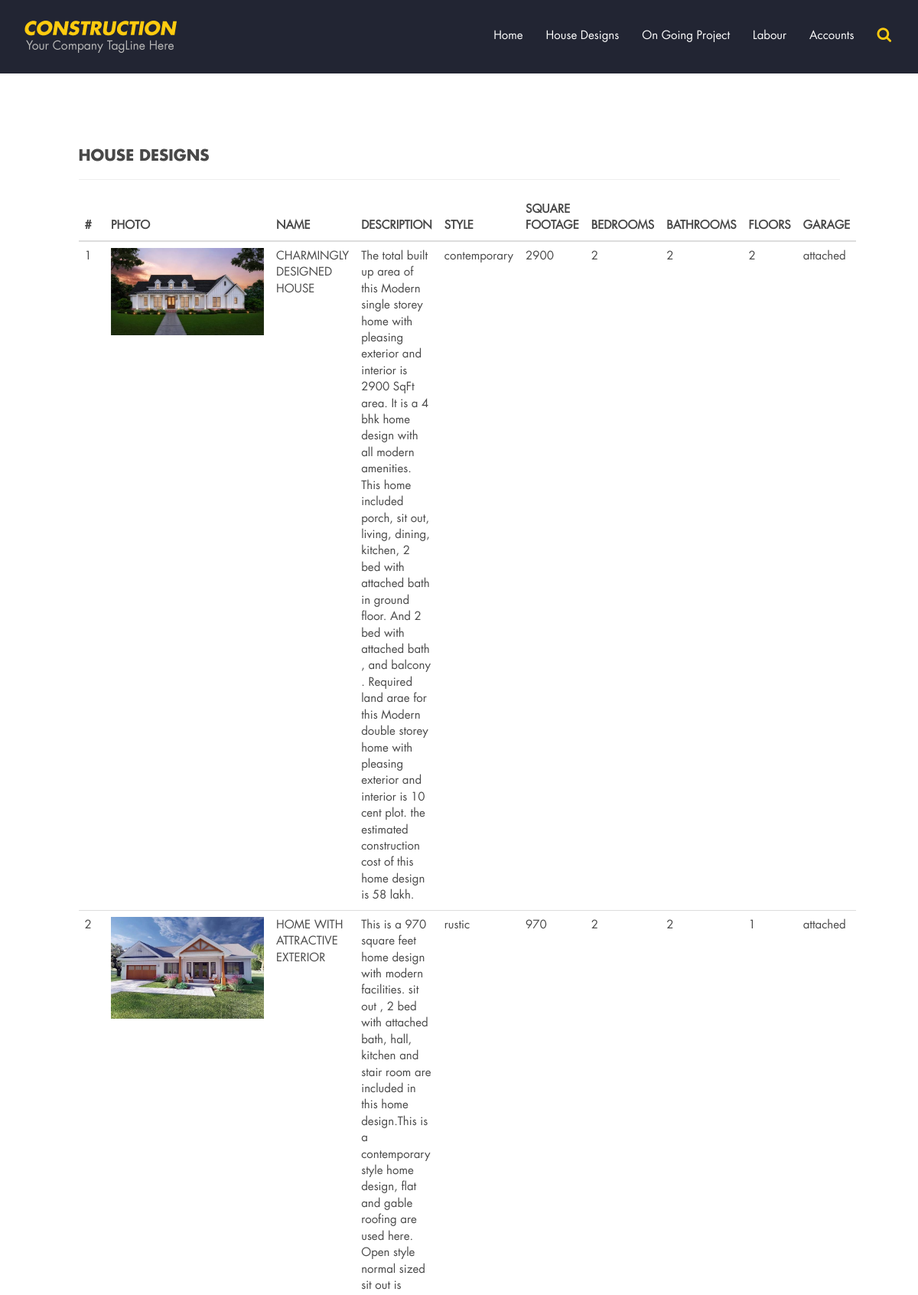
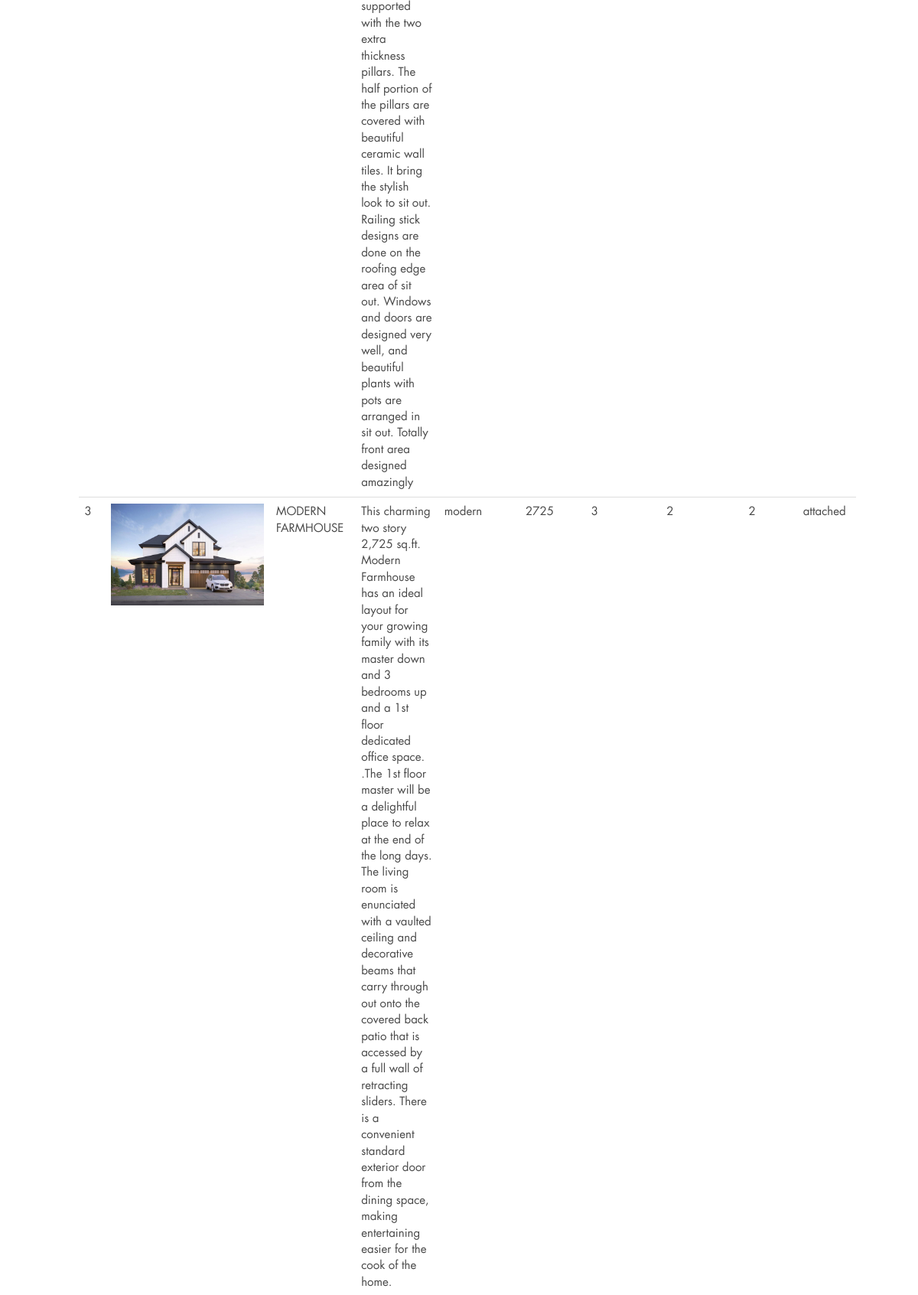
The page /engineer/design/ (upper part) on the database its author committed (2 pictures, top to bottom).
### admin/models.py (models this page shows, shortened)
class HouseDesign(models.Model):
    name = models.CharField(max_length=100)
    description = models.TextField(blank=True)
    style_choices = [
        ('modern', 'Modern'),
        ('traditional', 'Traditional'),
        ('contemporary', 'Contemporary'),
        ('rustic', 'Rustic')
    ]
    style = models.CharField(choices=style_choices, max_length=20)
    square_footage = models.IntegerField()
    num_bedrooms = models.IntegerField()
    num_bathrooms = models.IntegerField()
    num_floors = models.IntegerField()
    garage_choices = [
        ('none', 'None'),
        ('attached', 'Attached'),
        ('detached', 'Detached')
    ]
    garage = models.CharField(choices=garage_choices, max_length=20, default='none')
    image = models.ImageField(upload_to='house_designs/', blank=True)

### engineer/views.py (the view)
# urls.py: path('design/', house_designs, name='engineer_house_designs'),
def house_designs(request):
    datas = HouseDesign.objects.all()
    return render(request, 'engineer/design.html',{'house_designs': datas} )

### engineer/templates/engineer/design.html
{% extends 'engineer/shared/base.html' %}
{% load static %}
{% load crispy_forms_tags %}
{% block main %}
<br>
<br>
<br>
<br>
<div class="row">
    <div class="col-sm-1"></div>
    <div class="col-sm-10">
        <h3>House Designs</h3>
        <hr>
        <table class="table">
            <thead>
                <tr>
                    <th>#</th>
                    <th>PHOTO</th>
                    <th>NAME</th>
                    <th>DESCRIPTION</th>
                    <th>STYLE</th>
                    <th>SQUARE FOOTAGE</th>
                    <th>BEDROOMS</th>
                    <th>BATHROOMS</th>
                    <th>FLOORS</th>
                    <th>GARAGE</th>
                </tr>
            </thead>
            <tbody>
                {% for design in house_designs %}
                <tr>
                    <td>{{ forloop.counter }}</td>
                    <td><img src="/media/{{ design.image }}" style="width: 200px;" alt=""></td>
                    <td>{{ design.name }}</td>
                    <td>{{ design.description }}</td>
                    <td>{{ design.style }}</td>
                    <td>{{ design.square_footage }}</td>
                    <td>{{ design.num_bedrooms }}</td>
                    <td>{{ design.num_bathrooms }}</td>
                    <td>{{ design.num_floors }}</td>
                    <td>{{ design.garage }}</td>
                </tr>
                {% endfor %}
            </tbody>
        </table>
    </div>
    <div class="col-sm-1"></div>
</div>
<br>
<br>
<br>
<br>
{% endblock main %}

### static/css/bootsnav.css (style rules this page uses)
body { -webkit-transition: all 0.3s ease-in-out; -moz-transition: all 0.3s ease-in-out; -o-transition: all 0.3s ease-in-out; -ms-transition: all 0.3s ease-in-out; transition: all 0.3s ease-in-out; }

### static/css/custom.css (style rules this page uses)
body { font-size: 15px; line-height: 24px; font-family: 'futura_ltbook', sans-serif; color: #484848; }
h1, h2, h3, h4, h5, h6 { font-weight: bold; text-transform: uppercase; color: #484848; font-family: 'futura_ltbold', sans-serif; }
h3 { font-size: 20px; margin: 0 0 10px; }
img { width: 100%; }

### rows shown on the page
HouseDesign: image (picture), name "CHARMINGLY DESIGNED HOUSE", description "The total built up area of this Modern single storey home with pleasing exterior and interior is 2900 SqFt area. It is a 4 bhk home design with all modern amenities. This home included porch, sit out, living, dining, kitchen, 2 bed with attached bath in ground floor. And 2 bed with attached bath , and balcony . Required land arae for this Modern double storey home with pleasing exterior and interior is 10 cent plot. the estimated construction cost of this home design is 58 lakh.", style "contemporary", square_footage "2900", num_bedrooms "2", num_bathrooms "2", num_floors "2", garage "attached"
HouseDesign: image (picture), name "HOME WITH ATTRACTIVE EXTERIOR", description "This is a 970 square feet home design with modern facilities. sit out , 2 bed with attached bath, hall, kitchen and stair room are included in this home design.This is a contemporary style home design, flat and gable roofing are used here. Open style normal sized sit out is supported with the two extra thickness pillars. The half portion of the pillars are covered with beautiful ceramic wall tiles. It bring the stylish look to sit out. Railing stick designs are done on the roofing edge area of sit out. Windows and doors are designed very well, and beautiful plants with pots are arranged in sit out. Totally front area designed amazingly", style "rustic", square_footage "970", num_bedrooms "2", num_bathrooms "2", num_floors "1", garage "attached"
HouseDesign: image (picture), name "MODERN FARMHOUSE", description "This charming two story 2,725 sq.ft. Modern Farmhouse has an ideal layout for your growing family with its master down and 3 bedrooms up and a 1st floor dedicated office space. .The 1st floor master will be a delightful place to relax at the end of the long days. The living room is enunciated with a vaulted ceiling and decorative beams that carry through out onto the covered back patio that is accessed by a full wall of retracting sliders. There is a convenient standard exterior door from the dining space, making entertaining easier for the cook of the home.", style "modern", square_footage "2725", num_bedrooms "3", num_bathrooms "2", num_floors "2", garage "attached"
